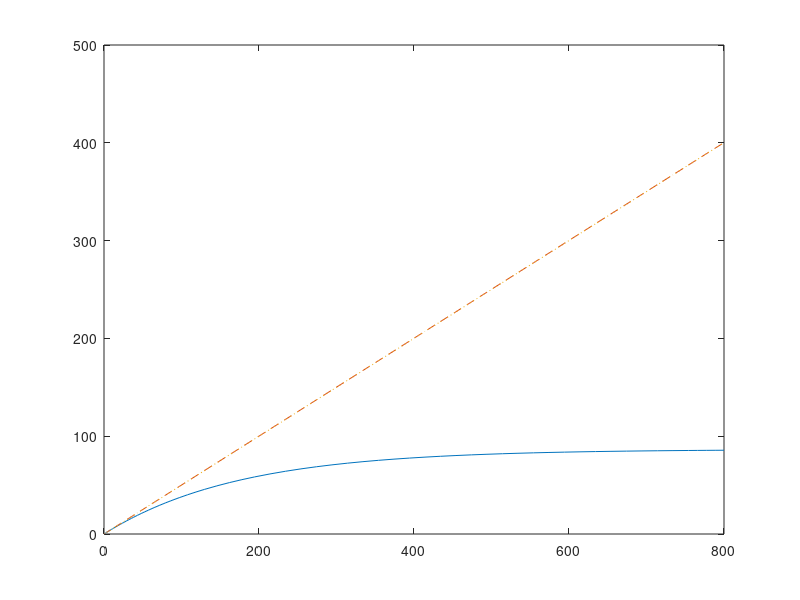

This figure's MATLAB source:
%% Negative autoregulation
% Negative autoregulation (NAR) is one of the simplest network motifs in
% E.coli. In NAR a transcription factor (TF) represses its own
% transcription. 

%% Model class for NAR


% Definition of Parameters
%n = 1;
%K = 0.1;
%a = 1;
%b = 1;
%tspan = [0 5];
%X0=0;


% ODE NAR
%[t,X] = ode45(@(t,X) b*(1/(1+(X/K)^n))-a*X, tspan, X0);
%plot(t,X,'-o')
%title('Solution of negative autoregulation with ODE45');
%xlabel('Time t');
%ylabel('Solution X');

%% Three different models

%Definition of parameters
alpha_a = 0.375;
alpha_b = 0.5;          % Promotor strength
alpha_zero = 5e-4;
k = 0.116;              % Ribosome binding site (RBS)
delta = 5.78e-3;
gamma = 1.16e-3;
K = 1e4;
n = 2;
tspan = [0 800];
ma0=0;
mb0=0;
mc0=0;
%a0 = 0;
%b0 = 0;
%c0 = 0;

% Model class unregulated
[t,ma] = ode45(@(t,ma) alpha_b - (delta*ma), tspan, ma0);
%a0 = zeros(size(ma));
%[t,a] = ode45(@(t,a) k*ma - (gamma*a), tspan, a0);
%plot(t,ma,'-o')
%title('Solution of the unregulated model with ODE45');
%xlabel('Time t');
%ylabel('Solution X');

% Model class for negative autoregulation
[t,mb] = ode45(@(t,mb) ((alpha_b/(1+(mb/K)^n))+alpha_zero), tspan, mb0);
%plot(t,mb,'--')
%title('Solution of the unregulated model with ODE45');
%xlabel('Time t');
%ylabel('Solution X');

% Model class positive autoregulation
[t,mc] = ode45(@(t,mc) ((((alpha_a*(mc/K)^n)/(1+(mc/K)^n))+alpha_b)), tspan, mc0);
%plot(t,mc,'-o')
%title('Solution of the unregulated model with ODE45');
%xlabel('Time t');
%ylabel('Solution X');

% Plot them all
figure 
plot(t,ma,t,mb,'--',t,mc,':')
